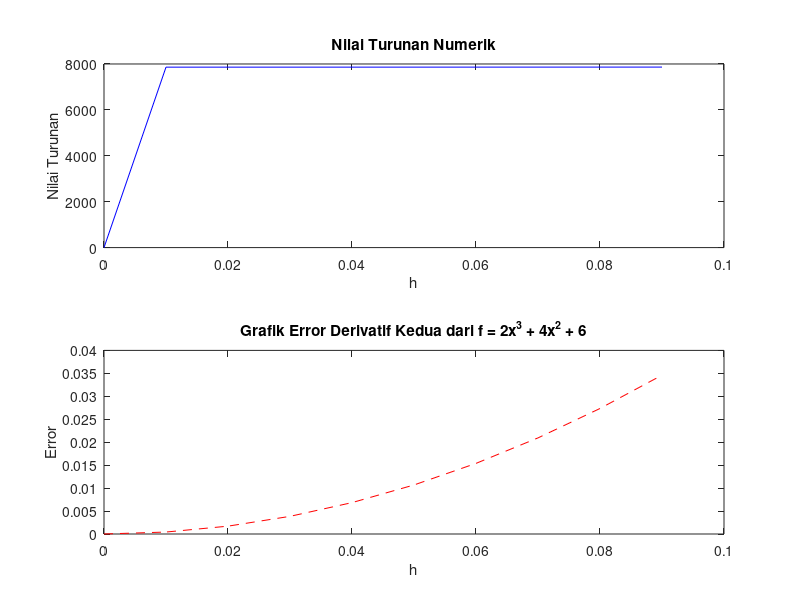

Here is the MATLAB script that generated this plot:
clc; clear;
function f = fx(x)
    f = 10 * x^5 + 18 * x^4 + 28*x^3 + 7*x^2 + 6;
end

h(1) = 0;
x0 = 3;
eksak = 7862;
nilai_h = 0.01;
for i = 2:10
    h(i) = h(i-1) + nilai_h;
    diff = (fx(x0 + h(i)) - 2 * fx(x0) + fx(x0 - h(i))) / (h(i)^2);
    error(i) = abs(diff - eksak) * 100 / diff;
    hasil_turunan(i) = diff;
    display(['nilai turunan dengan h = ', num2str(h(i)), ' adalah ', num2str(hasil_turunan(i))])
    %display(['nilai error dengan h = ', num2str(h(i)), ' adalah ', num2str(error(i))])
end

subplot(2,1,1); %plot nilai turunan dari iterasi nilai h
plot(h, hasil_turunan, 'b-');
title('Nilai Turunan Numerik');
xlabel('h');
ylabel('Nilai Turunan');

subplot(2,1,2); %plot nilai error dari iterasi nilai h
plot(h, error, 'r--');
title('Grafik Error Derivatif Kedua dari f = 2x^3 + 4x^2 + 6');
xlabel('h');
ylabel('Error');
